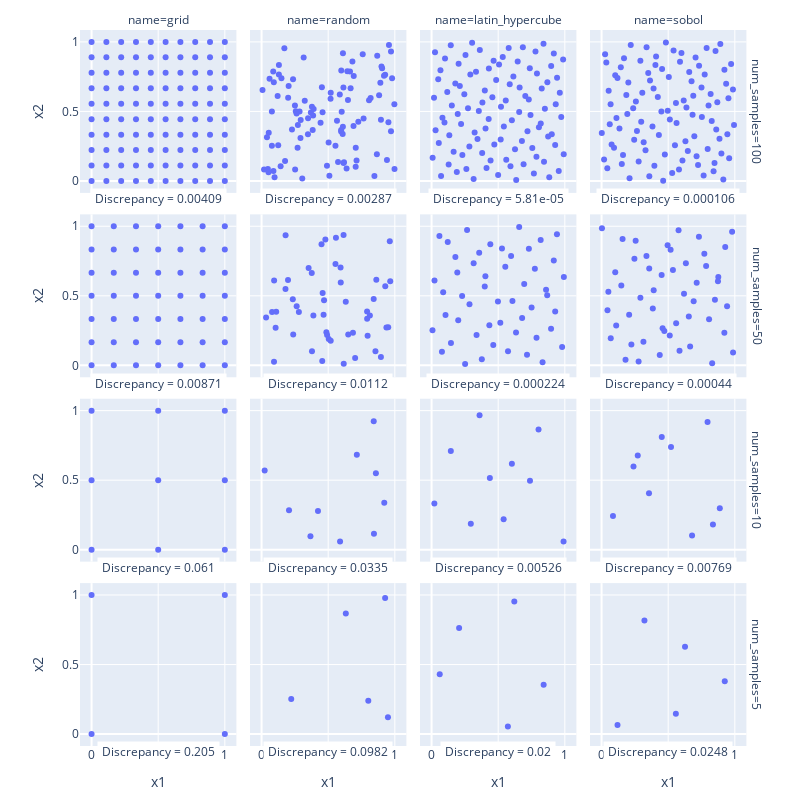

The notebook cell saved with this chart:
### Code cell
fig = px.scatter(
    compare_df,
    x="x1",
    y="x2",
    facet_row="num_samples",
    facet_col="name",
    width=800,
    height=800,
)

for col, (name, sampling_fn) in enumerate(sampling_fns.items()):
    col = col+1
    for row, num_samples in enumerate(sample_nums):
        row = 4 - row
        fig.add_annotation(
            xref="x domain",
            yref="y domain",
            x=0.5,
            y=-0.1,
            text=f' Discrepancy = {discrepancy_df.query("name == @name and num_samples == @num_samples").iloc[0]["discrepancy"]:.3g} ',
            # text = f"row={row}, col={col}",
            showarrow=False,
            bgcolor="white",
            row=row,
            col=col,
        )

fig_path = "traditional-doe-compare-discrepancy"
fig.update_layout(
    margin=dict(r=40, t=30, b=30),
)
fig.write_html(fig_path + ".html")
fig.write_image(fig_path + ".png")
fig.show()

### Figure 1 — Plotly figure (JSON) as saved in the notebook; plotly's stock layout.template omitted (floating-point values rounded to 4 significant figures)
{"data": [{"hovertemplate": "num_samples=100<br>name=grid<br>x1=%{x}<br>x2=%{y}<extra></extra>", "legendgroup": "", "marker": {"color": "#636efa", "symbol": "circle"}, "mode": "markers", "name": "", "orientation": "v", "showlegend": false, "type": "scatter", "x": [0, 0, 0, 0, 0, 0, 0, 0, 0, 0, 0.1111, 0.1111, 0.1111, 0.1111, 0.1111, 0.1111, 0.1111, 0.1111, 0.1111, 0.1111, 0.2222, 0.2222, 0.2222, 0.2222, 0.2222, 0.2222, 0.2222, 0.2222, 0.2222, 0.2222, 0.3333, 0.3333, 0.3333, 0.3333, 0.3333, 0.3333, 0.3333, 0.3333, 0.3333, 0.3333, 0.4444, 0.4444, 0.4444, 0.4444, 0.4444, 0.4444, 0.4444, 0.4444, 0.4444, 0.4444, 0.5556, 0.5556, 0.5556, 0.5556, 0.5556, 0.5556, 0.5556, 0.5556, 0.5556, 0.5556, 0.6667, 0.6667, 0.6667, 0.6667, 0.6667, 0.6667, 0.6667, 0.6667, 0.6667, 0.6667, 0.7778, 0.7778, 0.7778, 0.7778, 0.7778, 0.7778, 0.7778, 0.7778, 0.7778, 0.7778, 0.8889, 0.8889, 0.8889, 0.8889, 0.8889, 0.8889, 0.8889, 0.8889, 0.8889, 0.8889, 1, 1, 1, 1, 1, 1, 1, 1, 1, 1], "xaxis": "x13", "y": [0, 0.1111, 0.2222, 0.3333, 0.4444, 0.5556, 0.6667, 0.7778, 0.8889, 1, 0, 0.1111, 0.2222, 0.3333, 0.4444, 0.5556, 0.6667, 0.7778, 0.8889, 1, 0, 0.1111, 0.2222, 0.3333, 0.4444, 0.5556, 0.6667, 0.7778, 0.8889, 1, 0, 0.1111, 0.2222, 0.3333, 0.4444, 0.5556, 0.6667, 0.7778, 0.8889, 1, 0, 0.1111, 0.2222, 0.3333, 0.4444, 0.5556, 0.6667, 0.7778, 0.8889, 1, 0, 0.1111, 0.2222, 0.3333, 0.4444, 0.5556, 0.6667, 0.7778, 0.8889, 1, 0, 0.1111, 0.2222, 0.3333, 0.4444, 0.5556, 0.6667, 0.7778, 0.8889, 1, 0, 0.1111, 0.2222, 0.3333, 0.4444, 0.5556, 0.6667, 0.7778, 0.8889, 1, 0, 0.1111, 0.2222, 0.3333, 0.4444, 0.5556, 0.6667, 0.7778, 0.8889, 1, 0, 0.1111, 0.2222, 0.3333, 0.4444, 0.5556, 0.6667, 0.7778, 0.8889, 1], "yaxis": "y13"}, {"hovertemplate": "num_samples=100<br>name=random<br>x1=%{x}<br>x2=%{y}<extra></extra>", "legendgroup": "", "marker": {"color": "#636efa", "symbol": "circle"}, "mode": "markers", "name": "", "orientation": "v", "showlegend": false, "type": "scatter", "x": [0.4577, 0.349, 0.07742, 0.6014, 0.292, 0.8679, 0.3701, 0.1491, 0.07751, 0.3779, 0.9795, 0.6483, 0.007167, 0.9518, 0.1763, 0.8821, 0.6637, 0.5971, 0.9714, 0.587, 0.2362, 0.5033, 0.2937, 0.9711, 0.759, 0.9273, 0.6086, 0.2702, 0.5178, 0.08895, 0.5089, 0.7062, 0.8467, 0.1298, 0.9186, 0.09183, 0.6917, 0.3837, 0.1431, 0.7129, 0.2627, 0.8959, 0.2031, 0.5545, 0.05198, 0.7655, 0.8998, 0.08751, 0.7067, 0.285, 0.2282, 0.638, 0.1994, 0.1206, 0.9409, 0.6143, 0.5189, 0.5739, 0.8913, 0.3867, 0.2503, 0.4527, 0.9965, 0.8186, 0.8653, 0.6184, 0.3908, 0.09748, 0.1248, 0.5974, 0.5659, 0.04749, 0.6818, 0.6435, 0.2517, 0.6155, 0.348, 0.2723, 0.9976, 0.1301, 0.726, 0.324, 0.6681, 0.5981, 0.6102, 0.4908, 0.0538, 0.3159, 0.9045, 0.04047, 0.01876, 0.8066, 0.4427, 0.6899, 0.3054, 0.9559, 0.1711, 0.6106, 0.2569, 0.05989], "xaxis": "x14", "y": [0.4944, 0.4512, 0.4996, 0.4986, 0.3095, 0.8995, 0.493, 0.7393, 0.254, 0.5334, 0.739, 0.5829, 0.6543, 0.4219, 0.1436, 0.617, 0.7872, 0.3563, 0.9312, 0.6224, 0.7319, 0.2768, 0.4384, 0.3575, 0.9112, 0.7637, 0.3382, 0.2395, 0.5908, 0.07132, 0.03742, 0.1028, 0.03526, 0.7655, 0.7563, 0.7106, 0.7541, 0.3674, 0.1061, 0.1467, 0.4848, 0.4408, 0.6824, 0.2538, 0.06262, 0.4484, 0.8231, 0.788, 0.2387, 0.4991, 0.371, 0.08982, 0.5989, 0.6118, 0.1517, 0.6716, 0.6337, 0.1362, 0.7059, 0.4702, 0.5431, 0.6738, 0.5516, 0.5964, 0.1919, 0.1348, 0.5181, 0.02604, 0.2575, 0.3665, 0.4333, 0.08639, 0.8596, 0.7885, 0.08195, 0.129, 0.3363, 0.4022, 0.08562, 0.8334, 0.4262, 0.5761, 0.6666, 0.7947, 0.3896, 0.109, 0.3471, 0.8883, 0.8098, 0.3142, 0.0822, 0.5806, 0.4192, 0.3957, 0.0173, 0.9775, 0.9538, 0.9186, 0.5017, 0.7348], "yaxis": "y14"}, {"hovertemplate": "num_samples=100<br>name=latin_hypercube<br>x1=%{x}<br>x2=%{y}<extra></extra>", "legendgroup": "", "marker": {"color": "#636efa", "symbol": "circle"}, "mode": "markers", "name": "", "orientation": "v", "showlegend": false, "type": "scatter", "x": [0.4709, 0.07122, 0.4562, 0.3997, 0.2457, 0.902, 0.9174, 0.101, 0.5424, 0.685, 0.2909, 0.7558, 0.5343, 0.6463, 0.1441, 0.6906, 0.2215, 0.08155, 0.02591, 0.3548, 0.8055, 0.7033, 0.2029, 0.9623, 0.9917, 0.1331, 0.5209, 0.7909, 0.5922, 0.6608, 0.9417, 0.8689, 0.43, 0.4995, 0.09687, 0.973, 0.5063, 0.8439, 0.6352, 0.9317, 0.2545, 0.1521, 0.03009, 0.1178, 0.3332, 0.5788, 0.7371, 0.1895, 0.231, 0.7678, 0.01839, 0.9275, 0.2119, 0.6574, 0.7295, 0.4847, 0.6025, 0.1283, 0.8266, 0.1963, 0.3232, 0.8399, 0.5604, 0.1656, 0.6138, 0.3156, 0.007947, 0.8974, 0.787, 0.9873, 0.2735, 0.9543, 0.405, 0.04993, 0.4428, 0.7198, 0.4286, 0.3042, 0.4655, 0.7424, 0.7797, 0.4123, 0.8193, 0.261, 0.3622, 0.05421, 0.8748, 0.6261, 0.1783, 0.06668, 0.8504, 0.3446, 0.8831, 0.3797, 0.678, 0.3815, 0.5865, 0.5186, 0.2836, 0.5566], "xaxis": "x15", "y": [0.2629, 0.0351, 0.6022, 0.6513, 0.6235, 0.3368, 0.9162, 0.8804, 0.391, 0.9623, 0.7657, 0.2374, 0.8914, 0.8589, 0.9759, 0.121, 0.4095, 0.4543, 0.9254, 0.5023, 0.3862, 0.6106, 0.8429, 0.6341, 0.1929, 0.3291, 0.5336, 0.7721, 0.1061, 0.672, 0.7426, 0.7104, 0.808, 0.04244, 0.4204, 0.4601, 0.8379, 0.1377, 0.007899, 0.5524, 0.905, 0.5421, 0.3652, 0.6407, 0.7854, 0.9561, 0.8102, 0.06535, 0.1873, 0.05437, 0.5992, 0.2584, 0.683, 0.4953, 0.5861, 0.7264, 0.4359, 0.1192, 0.6652, 0.4816, 0.3478, 0.9858, 0.1535, 0.2108, 0.7521, 0.01434, 0.1675, 0.8264, 0.175, 0.8739, 0.5238, 0.07196, 0.3779, 0.7313, 0.1475, 0.3579, 0.445, 0.9939, 0.8653, 0.4744, 0.9307, 0.09361, 0.4129, 0.08685, 0.9419, 0.2737, 0.3194, 0.2275, 0.7006, 0.796, 0.5186, 0.3017, 0.02698, 0.2004, 0.2873, 0.564, 0.6957, 0.2991, 0.2482, 0.5788], "yaxis": "y15"}, {"hovertemplate": "num_samples=100<br>name=sobol<br>x1=%{x}<br>x2=%{y}<extra></extra>", "legendgroup": "", "marker": {"color": "#636efa", "symbol": "circle"}, "mode": "markers", "name": "", "orientation": "v", "showlegend": false, "type": "scatter", "x": [0.8405, 0.4091, 0.00166, 0.75, 0.5626, 0.1858, 0.2784, 0.972, 0.8848, 0.3635, 0.21, 0.5403, 0.6472, 0.1025, 0.449, 0.8027, 0.7527, 0.4966, 0.09351, 0.6577, 0.5298, 0.219, 0.3159, 0.9348, 0.9575, 0.2912, 0.1342, 0.6164, 0.6961, 0.05327, 0.3963, 0.855, 0.8605, 0.39, 0.04312, 0.7054, 0.607, 0.1444, 0.2975, 0.952, 0.9136, 0.3377, 0.2447, 0.5047, 0.6828, 0.0678, 0.4748, 0.7738, 0.7962, 0.4542, 0.1116, 0.6368, 0.5507, 0.2009, 0.3583, 0.8913, 0.994, 0.2575, 0.161, 0.5885, 0.724, 0.02648, 0.43, 0.8185, 0.8266, 0.422, 0.01893, 0.7316, 0.5809, 0.1686, 0.2655, 0.986, 0.8992, 0.3502, 0.1932, 0.5582, 0.6293, 0.1193, 0.4623, 0.7883, 0.7657, 0.4827, 0.07526, 0.6751, 0.5124, 0.2372, 0.3298, 0.9218, 0.944, 0.3055, 0.152, 0.5995, 0.713, 0.0355, 0.3819, 0.8685, 0.8476, 0.404, 0.06149, 0.6882], "xaxis": "x16", "y": [0.06982, 0.8959, 0.3459, 0.672, 0.4166, 0.6177, 0.1405, 0.8416, 0.3029, 0.7227, 0.01886, 0.9388, 0.2148, 0.7597, 0.4988, 0.5436, 0.4597, 0.5045, 0.2382, 0.7831, 0.05795, 0.9778, 0.2794, 0.6992, 0.1639, 0.865, 0.3775, 0.5787, 0.3225, 0.6486, 0.1089, 0.935, 0.3702, 0.6651, 0.09204, 0.8871, 0.1474, 0.8174, 0.4254, 0.5954, 0.01019, 0.9614, 0.296, 0.7473, 0.4761, 0.5523, 0.1902, 0.7664, 0.2293, 0.8055, 0.4526, 0.5289, 0.257, 0.7082, 0.0336, 0.9848, 0.402, 0.572, 0.1864, 0.8564, 0.1155, 0.9105, 0.3311, 0.6261, 0.4306, 0.6044, 0.1539, 0.8279, 0.08303, 0.8819, 0.3597, 0.6585, 0.1968, 0.7769, 0.4812, 0.5614, 0.2855, 0.7407, 0.00114, 0.9563, 0.04021, 0.9953, 0.2621, 0.7173, 0.4422, 0.5223, 0.2203, 0.8004, 0.3362, 0.6351, 0.1221, 0.921, 0.1774, 0.8513, 0.3915, 0.5654, 0.1295, 0.8345, 0.408, 0.6131], "yaxis": "y16"}, {"hovertemplate": "num_samples=50<br>name=grid<br>x1=%{x}<br>x2=%{y}<extra></extra>", "legendgroup": "", "marker": {"color": "#636efa", "symbol": "circle"}, "mode": "markers", "name": "", "orientation": "v", "showlegend": false, "type": "scatter", "x": [0, 0, 0, 0, 0, 0, 0, 0.1667, 0.1667, 0.1667, 0.1667, 0.1667, 0.1667, 0.1667, 0.3333, 0.3333, 0.3333, 0.3333, 0.3333, 0.3333, 0.3333, 0.5, 0.5, 0.5, 0.5, 0.5, 0.5, 0.5, 0.6667, 0.6667, 0.6667, 0.6667, 0.6667, 0.6667, 0.6667, 0.8333, 0.8333, 0.8333, 0.8333, 0.8333, 0.8333, 0.8333, 1, 1, 1, 1, 1, 1, 1], "xaxis": "x9", "y": [0, 0.1667, 0.3333, 0.5, 0.6667, 0.8333, 1, 0, 0.1667, 0.3333, 0.5, 0.6667, 0.8333, 1, 0, 0.1667, 0.3333, 0.5, 0.6667, 0.8333, 1, 0, 0.1667, 0.3333, 0.5, 0.6667, 0.8333, 1, 0, 0.1667, 0.3333, 0.5, 0.6667, 0.8333, 1, 0, 0.1667, 0.3333, 0.5, 0.6667, 0.8333, 1, 0, 0.1667, 0.3333, 0.5, 0.6667, 0.8333, 1], "yaxis": "y9"}, {"hovertemplate": "num_samples=50<br>name=random<br>x1=%{x}<br>x2=%{y}<extra></extra>", "legendgroup": "", "marker": {"color": "#636efa", "symbol": "circle"}, "mode": "markers", "name": "", "orientation": "v", "showlegend": false, "type": "scatter", "x": [0.1795, 0.5581, 0.03394, 0.1055, 0.6165, 0.8414, 0.4863, 0.3766, 0.8611, 0.1984, 0.5943, 0.5929, 0.09408, 0.28, 0.6318, 0.07876, 0.2633, 0.1803, 0.9655, 0.3887, 0.9622, 0.4499, 0.4917, 0.5545, 0.6857, 0.6153, 0.4654, 0.2344, 0.8955, 0.7918, 0.09349, 0.5188, 0.1098, 0.3782, 0.353, 0.2374, 0.5041, 0.7923, 0.8546, 0.9283, 0.9503, 0.4789, 0.7021, 0.4584, 0.7956, 0.8126, 0.9368, 0.4689, 0.6503, 0.4553], "xaxis": "x10", "y": [0.5499, 0.9173, 0.3443, 0.2696, 0.01156, 0.4772, 0.238, 0.6633, 0.6162, 0.6134, 0.5961, 0.7032, 0.6108, 0.3834, 0.4574, 0.3836, 0.4245, 0.9349, 0.6047, 0.3578, 0.892, 0.8714, 0.2182, 0.7292, 0.2345, 0.938, 0.3634, 0.4746, 0.06049, 0.3866, 0.02598, 0.1765, 0.3852, 0.1022, 0.7006, 0.2219, 0.19, 0.3358, 0.1007, 0.5688, 0.2748, 0.9045, 0.05325, 0.5194, 0.2126, 0.3583, 0.272, 0.4688, 0.222, 0.03057], "yaxis": "y10"}, {"hovertemplate": "num_samples=50<br>name=latin_hypercube<br>x1=%{x}<br>x2=%{y}<extra></extra>", "legendgroup": "", "marker": {"color": "#636efa", "symbol": "circle"}, "mode": "markers", "name": "", "orientation": "v", "showlegend": false, "type": "scatter", "x": [0.9172, 0.9797, 0.4409, 0.02202, 0.1455, 0.8967, 0.9926, 0.7752, 0.1046, 0.5967, 0.5158, 0.6069, 0.3377, 0.3991, 0.2845, 0.2293, 0.6337, 0.3158, 0.5736, 0.5284, 0.07783, 0.463, 0.08711, 0.3772, 0.5532, 0.6796, 0.833, 0.2665, 0.7163, 0.6574, 0.498, 0.7875, 0.8187, 0.7506, 0.9277, 0.4336, 0.05882, 0.00682, 0.2516, 0.6952, 0.2, 0.4039, 0.7302, 0.9409, 0.193, 0.8678, 0.8592, 0.1787, 0.3573, 0.1213], "xaxis": "x11", "y": [0.7537, 0.132, 0.8706, 0.6109, 0.1608, 0.2638, 0.6353, 0.6949, 0.3616, 0.7867, 0.3072, 0.4625, 0.2174, 0.5668, 0.439, 0.4994, 0.2363, 0.7343, 0.1023, 0.841, 0.09876, 0.146, 0.5265, 0.04354, 0.7091, 0.3407, 0.02246, 0.973, 0.07556, 0.9956, 0.4585, 0.1977, 0.9012, 0.4156, 0.3867, 0.2878, 0.9301, 0.2525, 0.0104, 0.5856, 0.3248, 0.641, 0.8378, 0.9427, 0.668, 0.5048, 0.5445, 0.7791, 0.8096, 0.8861], "yaxis": "y11"}, {"hovertemplate": "num_samples=50<br>name=sobol<br>x1=%{x}<br>x2=%{y}<extra></extra>", "legendgroup": "", "marker": {"color": "#636efa", "symbol": "circle"}, "mode": "markers", "name": "", "orientation": "v", "showlegend": false, "type": "scatter", "x": [0.4366, 0.6186, 0.942, 0.002869, 0.2069, 0.7711, 0.6644, 0.3576, 0.2914, 0.7306, 0.8299, 0.1481, 0.06888, 0.8759, 0.5596, 0.4955, 0.458, 0.5181, 0.9213, 0.1026, 0.1798, 0.8734, 0.6911, 0.2557, 0.3141, 0.6327, 0.8068, 0.2464, 0.04439, 0.9795, 0.5849, 0.3912, 0.3846, 0.5778, 0.9867, 0.05092, 0.2237, 0.7846, 0.6548, 0.3369, 0.2779, 0.7138, 0.8506, 0.1577, 0.1097, 0.9279, 0.5116, 0.4508, 0.4709, 0.5355], "xaxis": "x12", "y": [0.0743, 0.5146, 0.4241, 0.985, 0.364, 0.8029, 0.1354, 0.6958, 0.4852, 0.9238, 0.01439, 0.5746, 0.1955, 0.6356, 0.3031, 0.8638, 0.2666, 0.8319, 0.2338, 0.6697, 0.04084, 0.6047, 0.4605, 0.8959, 0.1699, 0.7335, 0.3317, 0.7669, 0.3957, 0.9607, 0.105, 0.5406, 0.408, 0.9718, 0.09337, 0.5288, 0.1495, 0.7148, 0.3509, 0.7868, 0.02851, 0.5936, 0.4721, 0.9078, 0.287, 0.8506, 0.2146, 0.6498, 0.2469, 0.6857], "yaxis": "y12"}, {"hovertemplate": "num_samples=10<br>name=grid<br>x1=%{x}<br>x2=%{y}<extra></extra>", "legendgroup": "", "marker": {"color": "#636efa", "symbol": "circle"}, "mode": "markers", "name": "", "orientation": "v", "showlegend": false, "type": "scatter", "x": [0, 0, 0, 0.5, 0.5, 0.5, 1, 1, 1], "xaxis": "x5", "y": [0, 0.5, 1, 0, 0.5, 1, 0, 0.5, 1], "yaxis": "y5"}, {"hovertemplate": "num_samples=10<br>name=random<br>x1=%{x}<br>x2=%{y}<extra></extra>", "legendgroup": "", "marker": {"color": "#636efa", "symbol": "circle"}, "mode": "markers", "name": "", "orientation": "v", "showlegend": false, "type": "scatter", "x": [0.3668, 0.9207, 0.206, 0.8416, 0.589, 0.858, 0.7149, 0.4232, 0.0233, 0.8434], "xaxis": "x6", "y": [0.09613, 0.3371, 0.2846, 0.9241, 0.05953, 0.5502, 0.6835, 0.2786, 0.5704, 0.115], "yaxis": "y6"}, {"hovertemplate": "num_samples=10<br>name=latin_hypercube<br>x1=%{x}<br>x2=%{y}<extra></extra>", "legendgroup": "", "marker": {"color": "#636efa", "symbol": "circle"}, "mode": "markers", "name": "", "orientation": "v", "showlegend": false, "type": "scatter", "x": [0.6026, 0.2945, 0.8027, 0.7385, 0.4374, 0.5408, 0.3601, 0.02083, 0.1445, 0.9904], "xaxis": "x7", "y": [0.6175, 0.1861, 0.8649, 0.4955, 0.5154, 0.22, 0.9661, 0.3315, 0.7097, 0.05876], "yaxis": "y7"}, {"hovertemplate": "num_samples=10<br>name=sobol<br>x1=%{x}<br>x2=%{y}<extra></extra>", "legendgroup": "", "marker": {"color": "#636efa", "symbol": "circle"}, "mode": "markers", "name": "", "orientation": "v", "showlegend": false, "type": "scatter", "x": [0.4518, 0.8873, 0.5212, 0.08556, 0.2396, 0.6791, 0.7952, 0.3559, 0.2714, 0.8358], "xaxis": "x8", "y": [0.8099, 0.2986, 0.7392, 0.2426, 0.5988, 0.1032, 0.9185, 0.4063, 0.6783, 0.1817], "yaxis": "y8"}, {"hovertemplate": "num_samples=5<br>name=grid<br>x1=%{x}<br>x2=%{y}<extra></extra>", "legendgroup": "", "marker": {"color": "#636efa", "symbol": "circle"}, "mode": "markers", "name": "", "orientation": "v", "showlegend": false, "type": "scatter", "x": [0, 0, 1, 1], "xaxis": "x", "y": [0, 1, 0, 1], "yaxis": "y"}, {"hovertemplate": "num_samples=5<br>name=random<br>x1=%{x}<br>x2=%{y}<extra></extra>", "legendgroup": "", "marker": {"color": "#636efa", "symbol": "circle"}, "mode": "markers", "name": "", "orientation": "v", "showlegend": false, "type": "scatter", "x": [0.8008, 0.6323, 0.9484, 0.9272, 0.2226], "xaxis": "x2", "y": [0.2394, 0.8675, 0.1209, 0.9787, 0.2518], "yaxis": "y2"}, {"hovertemplate": "num_samples=5<br>name=latin_hypercube<br>x1=%{x}<br>x2=%{y}<extra></extra>", "legendgroup": "", "marker": {"color": "#636efa", "symbol": "circle"}, "mode": "markers", "name": "", "orientation": "v", "showlegend": false, "type": "scatter", "x": [0.5725, 0.06118, 0.2066, 0.6208, 0.8411], "xaxis": "x3", "y": [0.05384, 0.4299, 0.7625, 0.9538, 0.3555], "yaxis": "y3"}, {"hovertemplate": "num_samples=5<br>name=sobol<br>x1=%{x}<br>x2=%{y}<extra></extra>", "legendgroup": "", "marker": {"color": "#636efa", "symbol": "circle"}, "mode": "markers", "name": "", "orientation": "v", "showlegend": false, "type": "scatter", "x": [0.9245, 0.3217, 0.1197, 0.6263, 0.5574], "xaxis": "x4", "y": [0.3798, 0.8167, 0.06606, 0.628, 0.1469], "yaxis": "y4"}], "layout": {"annotations": [{"showarrow": false, "text": "name=grid", "x": 0.115, "xanchor": "center", "xref": "paper", "y": 1, "yanchor": "bottom", "yref": "paper"}, {"showarrow": false, "text": "name=random", "x": 0.365, "xanchor": "center", "xref": "paper", "y": 1, "yanchor": "bottom", "yref": "paper"}, {"showarrow": false, "text": "name=latin_hypercube", "x": 0.615, "xanchor": "center", "xref": "paper", "y": 1, "yanchor": "bottom", "yref": "paper"}, {"showarrow": false, "text": "name=sobol", "x": 0.865, "xanchor": "center", "xref": "paper", "y": 1, "yanchor": "bottom", "yref": "paper"}, {"showarrow": false, "text": "num_samples=5", "textangle": 90, "x": 0.98, "xanchor": "left", "xref": "paper", "y": 0.1138, "yanchor": "middle", "yref": "paper"}, {"showarrow": false, "text": "num_samples=10", "textangle": 90, "x": 0.98, "xanchor": "left", "xref": "paper", "y": 0.3712, "yanchor": "middle", "yref": "paper"}, {"showarrow": false, "text": "num_samples=50", "textangle": 90, "x": 0.98, "xanchor": "left", "xref": "paper", "y": 0.6288, "yanchor": "middle", "yref": "paper"}, {"showarrow": false, "text": "num_samples=100", "textangle": 90, "x": 0.98, "xanchor": "left", "xref": "paper", "y": 0.8862, "yanchor": "middle", "yref": "paper"}, {"bgcolor": "white", "showarrow": false, "text": " Discrepancy = 0.00409 ", "x": 0.5, "xref": "x13 domain", "y": -0.1, "yref": "y13 domain"}, {"bgcolor": "white", "showarrow": false, "text": " Discrepancy = 0.00871 ", "x": 0.5, "xref": "x9 domain", "y": -0.1, "yref": "y9 domain"}, {"bgcolor": "white", "showarrow": false, "text": " Discrepancy = 0.061 ", "x": 0.5, "xref": "x5 domain", "y": -0.1, "yref": "y5 domain"}, {"bgcolor": "white", "showarrow": false, "text": " Discrepancy = 0.205 ", "x": 0.5, "xref": "x domain", "y": -0.1, "yref": "y domain"}, {"bgcolor": "white", "showarrow": false, "text": " Discrepancy = 0.00287 ", "x": 0.5, "xref": "x14 domain", "y": -0.1, "yref": "y14 domain"}, {"bgcolor": "white", "showarrow": false, "text": " Discrepancy = 0.0112 ", "x": 0.5, "xref": "x10 domain", "y": -0.1, "yref": "y10 domain"}, {"bgcolor": "white", "showarrow": false, "text": " Discrepancy = 0.0335 ", "x": 0.5, "xref": "x6 domain", "y": -0.1, "yref": "y6 domain"}, {"bgcolor": "white", "showarrow": false, "text": " Discrepancy = 0.0982 ", "x": 0.5, "xref": "x2 domain", "y": -0.1, "yref": "y2 domain"}, {"bgcolor": "white", "showarrow": false, "text": " Discrepancy = 5.81e-05 ", "x": 0.5, "xref": "x15 domain", "y": -0.1, "yref": "y15 domain"}, {"bgcolor": "white", "showarrow": false, "text": " Discrepancy = 0.000224 ", "x": 0.5, "xref": "x11 domain", "y": -0.1, "yref": "y11 domain"}, {"bgcolor": "white", "showarrow": false, "text": " Discrepancy = 0.00526 ", "x": 0.5, "xref": "x7 domain", "y": -0.1, "yref": "y7 domain"}, {"bgcolor": "white", "showarrow": false, "text": " Discrepancy = 0.02 ", "x": 0.5, "xref": "x3 domain", "y": -0.1, "yref": "y3 domain"}, {"bgcolor": "white", "showarrow": false, "text": " Discrepancy = 0.000106 ", "x": 0.5, "xref": "x16 domain", "y": -0.1, "yref": "y16 domain"}, {"bgcolor": "white", "showarrow": false, "text": " Discrepancy = 0.00044 ", "x": 0.5, "xref": "x12 domain", "y": -0.1, "yref": "y12 domain"}, {"bgcolor": "white", "showarrow": false, "text": " Discrepancy = 0.00769 ", "x": 0.5, "xref": "x8 domain", "y": -0.1, "yref": "y8 domain"}, {"bgcolor": "white", "showarrow": false, "text": " Discrepancy = 0.0248 ", "x": 0.5, "xref": "x4 domain", "y": -0.1, "yref": "y4 domain"}], "height": 800, "legend": {"tracegroupgap": 0}, "margin": {"b": 30, "r": 40, "t": 30}, "width": 800, "xaxis": {"anchor": "y", "domain": [0, 0.23], "title": {"text": "x1"}}, "xaxis10": {"anchor": "y10", "domain": [0.25, 0.48], "matches": "x", "showticklabels": false}, "xaxis11": {"anchor": "y11", "domain": [0.5, 0.73], "matches": "x", "showticklabels": false}, "xaxis12": {"anchor": "y12", "domain": [0.75, 0.98], "matches": "x", "showticklabels": false}, "xaxis13": {"anchor": "y13", "domain": [0, 0.23], "matches": "x", "showticklabels": false}, "xaxis14": {"anchor": "y14", "domain": [0.25, 0.48], "matches": "x", "showticklabels": false}, "xaxis15": {"anchor": "y15", "domain": [0.5, 0.73], "matches": "x", "showticklabels": false}, "xaxis16": {"anchor": "y16", "domain": [0.75, 0.98], "matches": "x", "showticklabels": false}, "xaxis2": {"anchor": "y2", "domain": [0.25, 0.48], "matches": "x", "title": {"text": "x1"}}, "xaxis3": {"anchor": "y3", "domain": [0.5, 0.73], "matches": "x", "title": {"text": "x1"}}, "xaxis4": {"anchor": "y4", "domain": [0.75, 0.98], "matches": "x", "title": {"text": "x1"}}, "xaxis5": {"anchor": "y5", "domain": [0, 0.23], "matches": "x", "showticklabels": false}, "xaxis6": {"anchor": "y6", "domain": [0.25, 0.48], "matches": "x", "showticklabels": false}, "xaxis7": {"anchor": "y7", "domain": [0.5, 0.73], "matches": "x", "showticklabels": false}, "xaxis8": {"anchor": "y8", "domain": [0.75, 0.98], "matches": "x", "showticklabels": false}, "xaxis9": {"anchor": "y9", "domain": [0, 0.23], "matches": "x", "showticklabels": false}, "yaxis": {"anchor": "x", "domain": [0, 0.2275], "title": {"text": "x2"}}, "yaxis10": {"anchor": "x10", "domain": [0.515, 0.7425], "matches": "y", "showticklabels": false}, "yaxis11": {"anchor": "x11", "domain": [0.515, 0.7425], "matches": "y", "showticklabels": false}, "yaxis12": {"anchor": "x12", "domain": [0.515, 0.7425], "matches": "y", "showticklabels": false}, "yaxis13": {"anchor": "x13", "domain": [0.7725, 1], "matches": "y", "title": {"text": "x2"}}, "yaxis14": {"anchor": "x14", "domain": [0.7725, 1], "matches": "y", "showticklabels": false}, "yaxis15": {"anchor": "x15", "domain": [0.7725, 1], "matches": "y", "showticklabels": false}, "yaxis16": {"anchor": "x16", "domain": [0.7725, 1], "matches": "y", "showticklabels": false}, "yaxis2": {"anchor": "x2", "domain": [0, 0.2275], "matches": "y", "showticklabels": false}, "yaxis3": {"anchor": "x3", "domain": [0, 0.2275], "matches": "y", "showticklabels": false}, "yaxis4": {"anchor": "x4", "domain": [0, 0.2275], "matches": "y", "showticklabels": false}, "yaxis5": {"anchor": "x5", "domain": [0.2575, 0.485], "matches": "y", "title": {"text": "x2"}}, "yaxis6": {"anchor": "x6", "domain": [0.2575, 0.485], "matches": "y", "showticklabels": false}, "yaxis7": {"anchor": "x7", "domain": [0.2575, 0.485], "matches": "y", "showticklabels": false}, "yaxis8": {"anchor": "x8", "domain": [0.2575, 0.485], "matches": "y", "showticklabels": false}, "yaxis9": {"anchor": "x9", "domain": [0.515, 0.7425], "matches": "y", "title": {"text": "x2"}}}}
